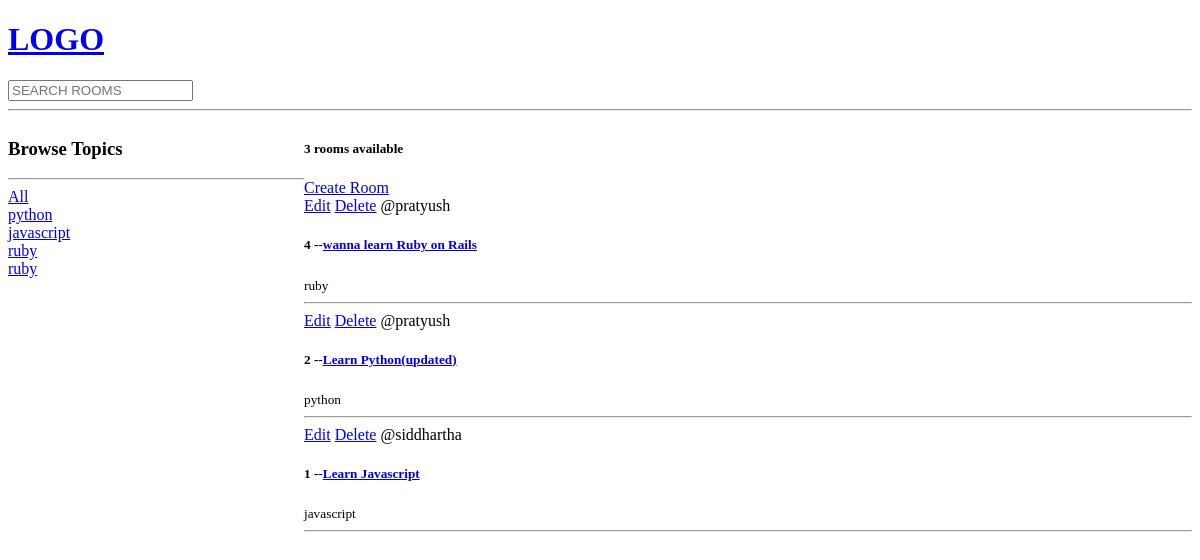
The app's page /, older data.
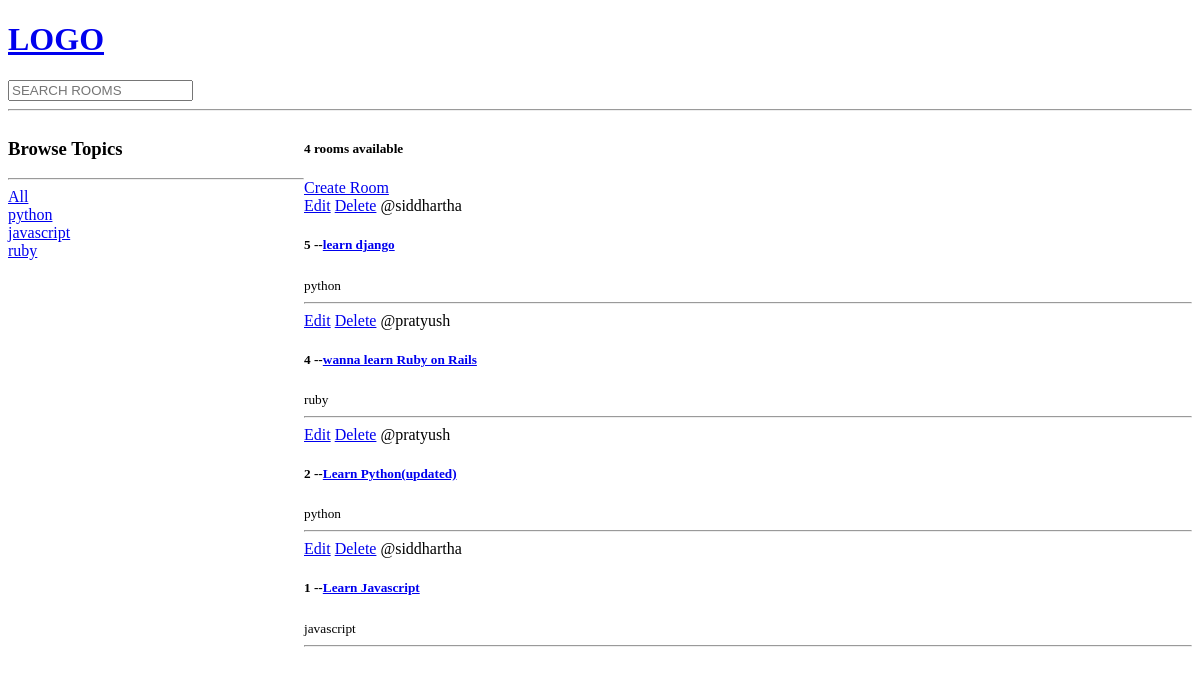
The same page, newer data.
### base/models.py (models this page shows, shortened)
class Topic(models.Model):
    name=models.CharField(max_length=200)

class Room(models.Model):
    host=models.ForeignKey(User,on_delete=models.SET_NULL,null=True)
    topic=models.ForeignKey(Topic,on_delete=models.SET_NULL,null=True)
    name=models.CharField(max_length=100)
    decription=models.TextField(null=True,blank=True)
    updated=models.DateTimeField(auto_now=True)
    created=models.DateTimeField(auto_now_add=True)
    class Meta:
        ordering=['-created','-updated']

### base/views.py (the view)
# urls.py: path('',views.home,name="home"),
def home(request):
    q=request.GET.get('q') if request.GET.get('q') != None else ''
    rooms=Room.objects.filter(
        Q(topic__name__icontains=q) |
        Q(name__icontains=q) |
        Q(decription__icontains=q)
        )
    room_count=rooms.count()
    topics=Topic.objects.all()
    context={'rooms':rooms,'topics':topics,'room_count':room_count}
    return render(request,'base/home.html',context)

### base/templates/base/home.html (shortened to what this page needs)
{% extends 'main.html' %}
{% block content %}
<div class="home-container">
    <div>
        <h3>Browse Topics</h3>
        <hr>
        <div>
            <a href="{% url 'home' %}">All</a>
        </div>
        {% for topic in topics %}
            <div>
                <a href="{% url 'home' %}?q={{topic.name}}">{{topic.name}}</a>
            </div>
        {% endfor %}
    </div>
    <div>
        <h5>{{room_count}} rooms available</h5>
        <a href="{% url 'create-room' %}">Create Room</a>
    <div>
        {% for room in rooms %}
        <div>
            <a href="{% url 'update-room' room.id %}">Edit</a>
            <a href="{% url 'delete-room' room.id %}">Delete</a>
            <span>@{{room.host.username}}</span>
            <h5>{{room.id}} --<a href="{% url 'room' room.id %}">{{room.name}}</a></h5>
            <small>{{room.topic.name}}</small>
            <hr>
        </div>
        {% endfor %}
    </div>
    </div>
</div>
{% endblock content %}

Row changes from the older to the newer data that the page shows:
removed Topic: name "ruby"
added Room: host.username "siddhartha", id "5", name "learn django", topic.name "python"
Text that changed along with them:
{{ room_count }}: "3" → "4"
